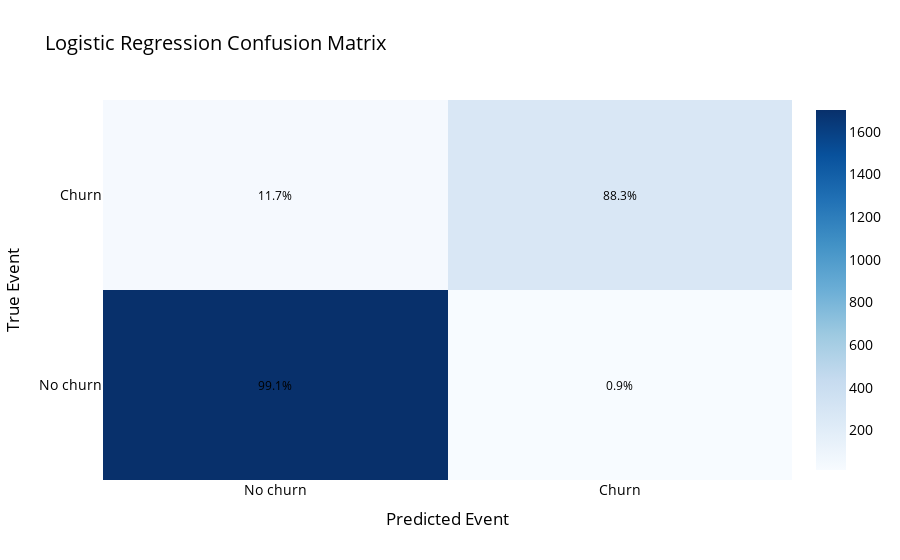

Notebook code for this chart:
### Code cell
import xgboost as xgb
# Instantiate XGBoost model
xgb_model = xgb.XGBClassifier(n_estimators=300, max_depth=6, learning_rate=0.1, random_state=0)

# Train the model on the training set
xgb_model.fit(X_train, y_train)

# Predict the target variable on the test set
xgb_pred = xgb_model.predict(X_test)

# Evaluate the performance of the model
print('XGBoost Accuracy:', accuracy_score(y_test, xgb_pred))
print('XGBoost F1 Score:', f1_score(y_test, xgb_pred))

xgb_cm = confusion_matrix(y_test, xgb_pred)
gen_cm_plotly(xgb_cm)

### Figure 1 — Plotly figure (JSON) as saved in the notebook; plotly's stock layout.template omitted (floating-point values rounded to 4 significant figures)
{"data": [{"colorscale": [[0, "rgb(247,251,255)"], [0.125, "rgb(222,235,247)"], [0.25, "rgb(198,219,239)"], [0.375, "rgb(158,202,225)"], [0.5, "rgb(107,174,214)"], [0.625, "rgb(66,146,198)"], [0.75, "rgb(33,113,181)"], [0.875, "rgb(8,81,156)"], [1, "rgb(8,48,107)"]], "hovertemplate": "%{text}<extra></extra>", "text": [["Count: 1,702<br>Success: 99.1%", "Count: 15<br>Success: 0.9%"], ["Count: 36<br>Success: 11.7%", "Count: 273<br>Success: 88.3%"]], "type": "heatmap", "x": ["No churn", "Churn"], "y": ["No churn", "Churn"], "z": [[1702, 15], [36, 273]]}], "layout": {"annotations": [{"font": {"color": "black", "size": 12}, "showarrow": false, "text": "99.1%", "x": 0, "y": 0}, {"font": {"color": "black", "size": 12}, "showarrow": false, "text": "0.9%", "x": 1, "y": 0}, {"font": {"color": "black", "size": 12}, "showarrow": false, "text": "11.7%", "x": 0, "y": 1}, {"font": {"color": "black", "size": 12}, "showarrow": false, "text": "88.3%", "x": 1, "y": 1}], "font": {"color": "black", "size": 14}, "title": {"text": "Logistic Regression Confusion Matrix"}, "xaxis": {"title": {"text": "Predicted Event"}}, "yaxis": {"title": {"text": "True Event"}}}}
